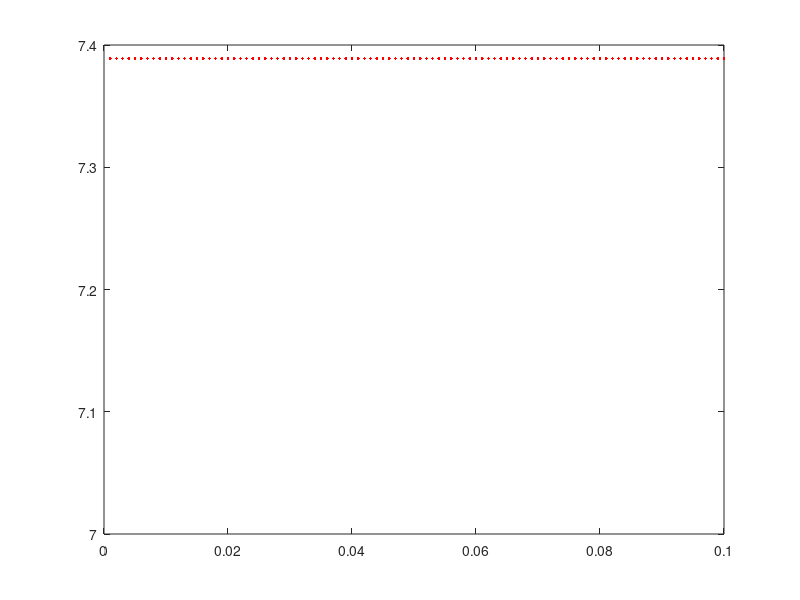

This figure's MATLAB source:
x=1;
d=0.0000001;
while x>d
    x=x/10;
    y=x^(2/log(x));
    fprintf('x=%.8f y=%.8f\n',x,y);
end
x=0.1;
a=[x,x^(2/log(x))];
d=0.001;
while x>0
    plot(a(1),a(2),'r.');
    axis([0,0.1,7,7.4]) 
    x=x-d;
    y=x^(2/log(x));
    a=[x,y];
    pause(0.0001);
    hold on;
end
